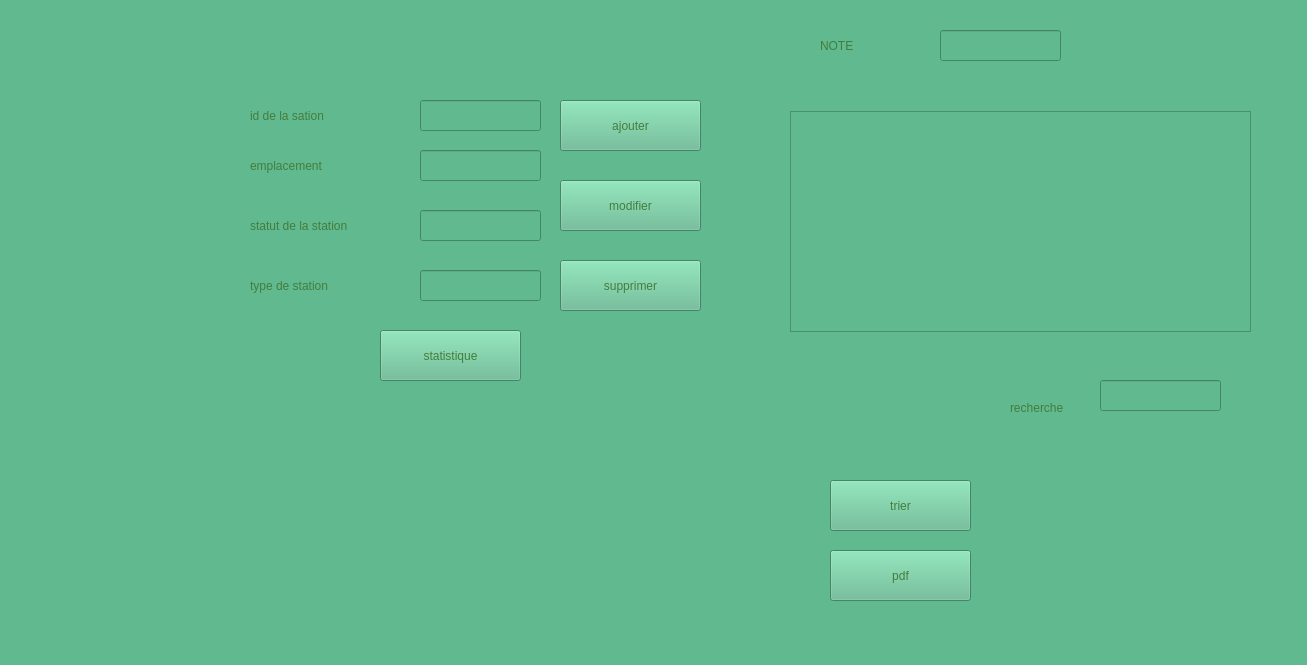
<?xml version="1.0" encoding="UTF-8"?>
<ui version="4.0">
 <class>gestion_station</class>
 <widget class="QMainWindow" name="gestion_station">
  <property name="geometry">
   <rect>
    <x>0</x>
    <y>0</y>
    <width>1307</width>
    <height>665</height>
   </rect>
  </property>
  <property name="windowTitle">
   <string>gestion_station</string>
  </property>
  <property name="styleSheet">
   <string notr="true">alternate-background-color: rgb(111, 255, 195);
background-color: rgb(0, 186, 186);
background-color: rgb(115, 255, 213);
color: rgb(67, 125, 60);
background-color: rgb(96, 185, 143);</string>
  </property>
  <widget class="QWidget" name="centralwidget">
   <widget class="QLabel" name="label_9">
    <property name="geometry">
     <rect>
      <x>250</x>
      <y>100</y>
      <width>111</width>
      <height>31</height>
     </rect>
    </property>
    <property name="text">
     <string>id de la sation</string>
    </property>
   </widget>
   <widget class="QLabel" name="label_7">
    <property name="geometry">
     <rect>
      <x>250</x>
      <y>270</y>
      <width>101</width>
      <height>31</height>
     </rect>
    </property>
    <property name="text">
     <string>type de station</string>
    </property>
   </widget>
   <widget class="QLineEdit" name="STATUT">
    <property name="geometry">
     <rect>
      <x>420</x>
      <y>210</y>
      <width>121</width>
      <height>31</height>
     </rect>
    </property>
   </widget>
   <widget class="QLineEdit" name="TYPE">
    <property name="geometry">
     <rect>
      <x>420</x>
      <y>270</y>
      <width>121</width>
      <height>31</height>
     </rect>
    </property>
   </widget>
   <widget class="QLineEdit" name="ID">
    <property name="geometry">
     <rect>
      <x>420</x>
      <y>100</y>
      <width>121</width>
      <height>31</height>
     </rect>
    </property>
    <property name="text">
     <string/>
    </property>
   </widget>
   <widget class="QLabel" name="label_8">
    <property name="geometry">
     <rect>
      <x>250</x>
      <y>210</y>
      <width>121</width>
      <height>31</height>
     </rect>
    </property>
    <property name="text">
     <string>statut de la station</string>
    </property>
   </widget>
   <widget class="QLineEdit" name="EMPLACEMENT">
    <property name="geometry">
     <rect>
      <x>420</x>
      <y>150</y>
      <width>121</width>
      <height>31</height>
     </rect>
    </property>
   </widget>
   <widget class="QLabel" name="label_5">
    <property name="geometry">
     <rect>
      <x>250</x>
      <y>150</y>
      <width>91</width>
      <height>31</height>
     </rect>
    </property>
    <property name="text">
     <string>emplacement</string>
    </property>
   </widget>
   <widget class="QPushButton" name="ajouter">
    <property name="geometry">
     <rect>
      <x>560</x>
      <y>100</y>
      <width>141</width>
      <height>51</height>
     </rect>
    </property>
    <property name="styleSheet">
     <string notr="true">selection-color: rgb(52, 255, 147);</string>
    </property>
    <property name="text">
     <string>ajouter</string>
    </property>
   </widget>
   <widget class="QTableView" name="affiche_tab">
    <property name="geometry">
     <rect>
      <x>790</x>
      <y>111</y>
      <width>461</width>
      <height>221</height>
     </rect>
    </property>
   </widget>
   <widget class="QPushButton" name="modifier">
    <property name="geometry">
     <rect>
      <x>560</x>
      <y>180</y>
      <width>141</width>
      <height>51</height>
     </rect>
    </property>
    <property name="text">
     <string>modifier</string>
    </property>
   </widget>
   <widget class="QPushButton" name="supprimer">
    <property name="geometry">
     <rect>
      <x>560</x>
      <y>260</y>
      <width>141</width>
      <height>51</height>
     </rect>
    </property>
    <property name="text">
     <string>supprimer</string>
    </property>
   </widget>
   <widget class="QPushButton" name="trier">
    <property name="geometry">
     <rect>
      <x>830</x>
      <y>480</y>
      <width>141</width>
      <height>51</height>
     </rect>
    </property>
    <property name="text">
     <string>trier</string>
    </property>
   </widget>
   <widget class="QLineEdit" name="chercher">
    <property name="geometry">
     <rect>
      <x>1100</x>
      <y>380</y>
      <width>121</width>
      <height>31</height>
     </rect>
    </property>
    <property name="text">
     <string/>
    </property>
   </widget>
   <widget class="QPushButton" name="telechargerPDF">
    <property name="geometry">
     <rect>
      <x>830</x>
      <y>550</y>
      <width>141</width>
      <height>51</height>
     </rect>
    </property>
    <property name="text">
     <string>pdf</string>
    </property>
   </widget>
   <widget class="QPushButton" name="stat">
    <property name="geometry">
     <rect>
      <x>380</x>
      <y>330</y>
      <width>141</width>
      <height>51</height>
     </rect>
    </property>
    <property name="text">
     <string>statistique</string>
    </property>
   </widget>
   <widget class="QLabel" name="label">
    <property name="geometry">
     <rect>
      <x>1010</x>
      <y>400</y>
      <width>56</width>
      <height>16</height>
     </rect>
    </property>
    <property name="text">
     <string>recherche</string>
    </property>
   </widget>
   <widget class="QWidget" name="horizontalLayoutWidget">
    <property name="geometry">
     <rect>
      <x>190</x>
      <y>390</y>
      <width>621</width>
      <height>231</height>
     </rect>
    </property>
    <layout class="QHBoxLayout" name="horizontalLayout"/>
   </widget>
   <widget class="QLabel" name="COMMENTAIRE_2">
    <property name="geometry">
     <rect>
      <x>820</x>
      <y>30</y>
      <width>111</width>
      <height>31</height>
     </rect>
    </property>
    <property name="text">
     <string>NOTE</string>
    </property>
   </widget>
   <widget class="QLineEdit" name="COMMENTAIRE">
    <property name="geometry">
     <rect>
      <x>940</x>
      <y>30</y>
      <width>121</width>
      <height>31</height>
     </rect>
    </property>
   </widget>
  </widget>
  <widget class="QMenuBar" name="menubar">
   <property name="geometry">
    <rect>
     <x>0</x>
     <y>0</y>
     <width>1307</width>
     <height>26</height>
    </rect>
   </property>
  </widget>
  <widget class="QStatusBar" name="statusbar"/>
 </widget>
 <resources/>
 <connections/>
</ui>
